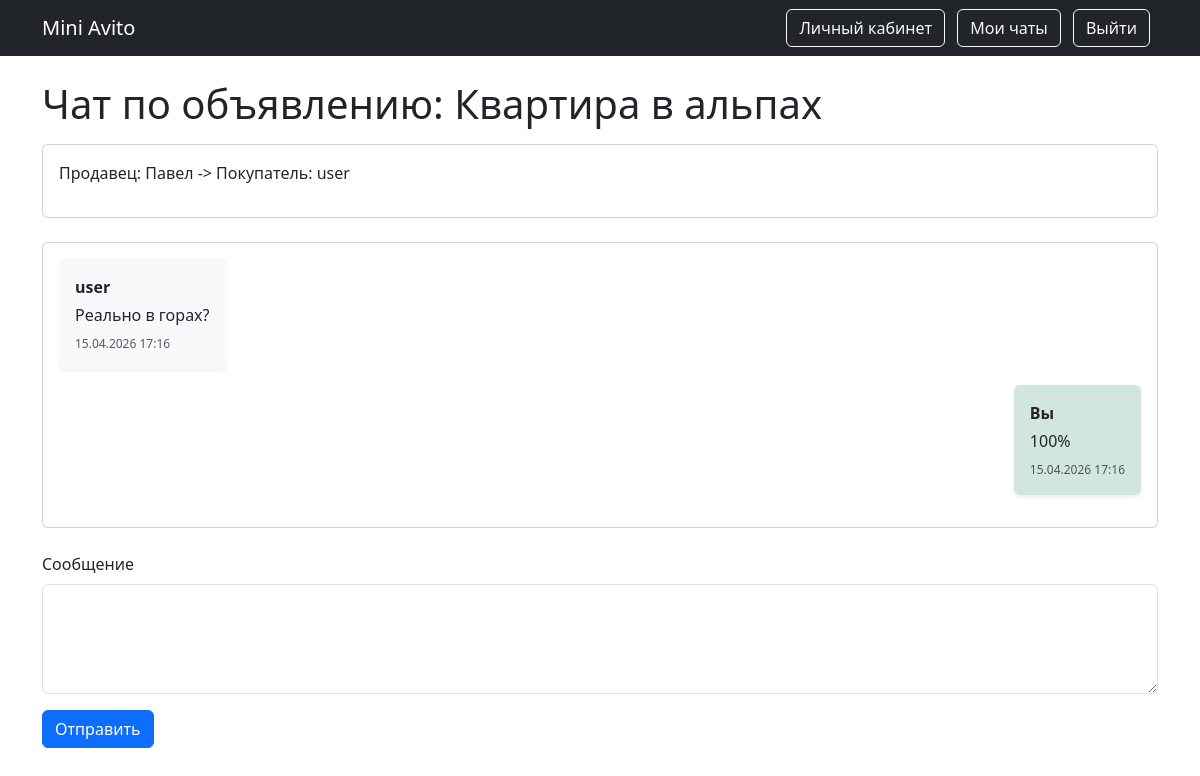
/chat/2 (signed in), run on an earlier commit of the app's database.
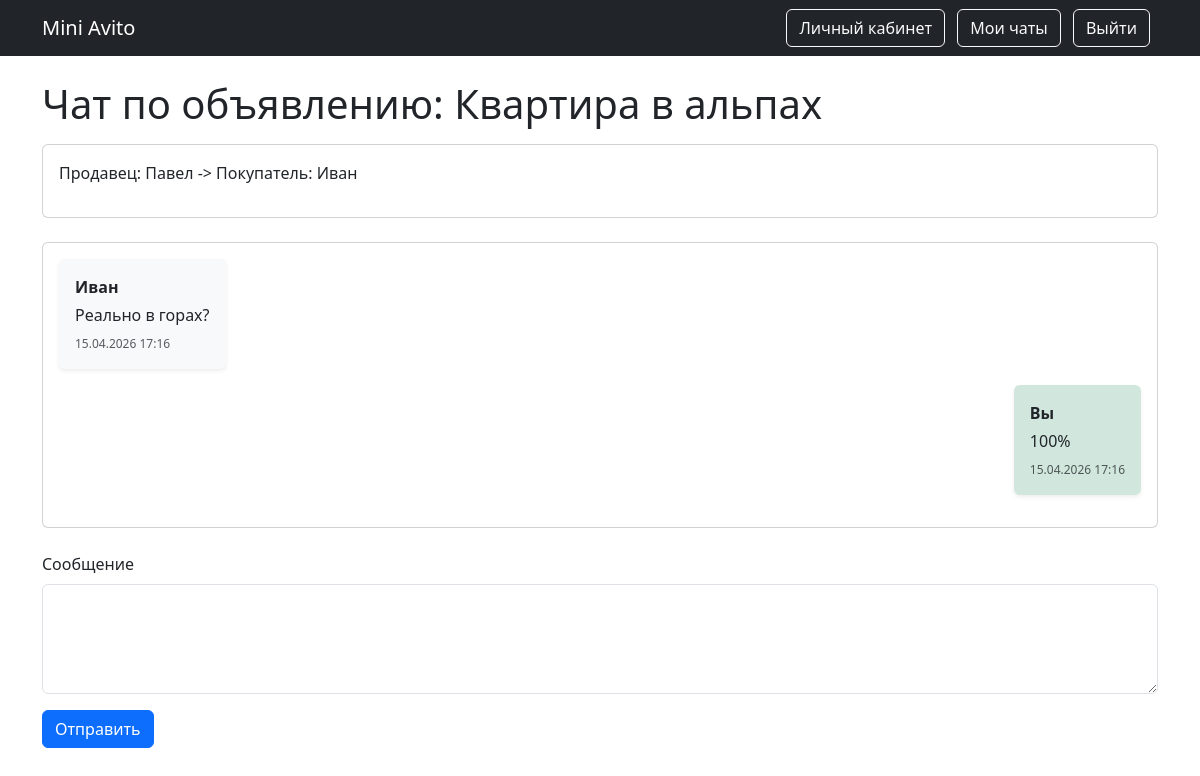
And on a later commit of the database.
### data/models.py (models this page shows, shortened)
class User(SqlAlchemyBase, UserMixin, SerializerMixin):
    __tablename__ = 'users'
    id = sqlalchemy.Column(
        sqlalchemy.Integer, primary_key=True, autoincrement=True
    )
    surname = sqlalchemy.Column(sqlalchemy.String, nullable=False)
    name = sqlalchemy.Column(sqlalchemy.String, nullable=False)
    city = sqlalchemy.Column(sqlalchemy.String, nullable=False)
    phone = sqlalchemy.Column(sqlalchemy.String, nullable=True)
    address = sqlalchemy.Column(sqlalchemy.String, nullable=True)
    email = sqlalchemy.Column(sqlalchemy.String, unique=True, nullable=False)
    hashed_password = sqlalchemy.Column(sqlalchemy.String, nullable=False)
    modified_date = sqlalchemy.Column(
        sqlalchemy.DateTime, default=datetime.datetime.now
    )
    goods = orm.relationship("Goods", back_populates='user')
    seller_chat = orm.relationship(
        "Chats", back_populates='seller', foreign_keys="Chats.seller_id"
    )
    buyer_chat = orm.relationship(
        "Chats", back_populates='buyer', foreign_keys="Chats.buyer_id"
    )
    messages = orm.relationship("Messages", back_populates='user')

class Messages(SqlAlchemyBase, SerializerMixin):
    __tablename__ = 'messages'
    id = sqlalchemy.Column(
        sqlalchemy.Integer, primary_key=True, autoincrement=True
    )
    user_id = sqlalchemy.Column(
        sqlalchemy.Integer, sqlalchemy.ForeignKey("users.id"), nullable=False
    )
    chat_id = sqlalchemy.Column(
        sqlalchemy.Integer, sqlalchemy.ForeignKey("chats.id"), nullable=False
    )
    message = sqlalchemy.Column(sqlalchemy.Text, nullable=False)
    created_date = sqlalchemy.Column(
        sqlalchemy.DateTime, default=datetime.datetime.now
    )
    user = orm.relationship('User', back_populates='messages')
    chats = orm.relationship('Chats', back_populates='messages')

### main.py (the view, shortened to what this page needs)
@app.route('/chat/<int:chat_id>', methods=['GET', 'POST'])
@login_required
def show_chat(chat_id):
    db_sess = db_session.create_session()
    form = MessageForm()
    chat = db_sess.query(Chats).filter(Chats.id == chat_id).first()
    if not chat or current_user.id not in [chat.buyer_id, chat.seller_id]:
        return redirect("/")
    messages = db_sess.query(Messages).filter(
        Messages.chat_id == chat.id
    ).order_by(Messages.created_date.asc()).all()
    return render_template(
        "chat.html",
        title="Чат",
        chat=chat,
        messages=messages,
        form=form
    )

### data/forms.py
class MessageForm(FlaskForm):
    text = TextAreaField(
        'Сообщение', validators=[DataRequired(), Length(min=1, max=2000)]
    )
    submit = SubmitField('Отправить')

### db/db_session.py (called while the page is built)
def create_session() -> Session:
    return __factory()

### main.py (called while the page is built)
@login_manager.user_loader
def load_user(user_id):
    db_sess = db_session.create_session()
    return db_sess.get(User, user_id)

### templates/chat.html (shortened to what this page needs)
{% extends "base.html" %}
{% block content %}
<h1 class="mb-3">Чат по объявлению: {{chat.good.title}}</h1>
<div class="card mb-4">
    <div class="card-body">
        <p>Продавец: {{chat.seller.name}} -> Покупатель: {{chat.buyer.name}}</p>
    </div>
</div>
<div class="card mb-4">
    <div class="card-body">
        {% if messages %}
            {% for msg in messages %}
                <div class="d-flex mb-3 {% if msg.user_id == current_user.id %}justify-content-end{% else %}justify-content-start{% endif %}">
                    <div class="p-3 rounded shadow-sm"
                        style="
                            max-width: 70%;
                            {% if msg.user_id == current_user.id %}
                                background-color: #d1e7dd;
                            {% else %}
                                background-color: #f8f9fa;
                            {% endif %}
                        ">
                        <div class="mb-1">
                            <strong>
                            {% if msg.user_id == current_user.id %}
                                Вы
                            {% else %}
                                {{msg.user.name}}
                            {% endif %}
                            </strong>
                        </div>
                        <div>
                            {{msg.message}}
                        </div>
                        <div class="mt-2 text-muted" style="font-size: 12px;">
                            {{msg.created_date.strftime('%d.%m.%Y %H:%M')}}
                        </div>
                    </div>
                </div>
            {% endfor %}
        {% else %}
            <p class="text muted">Сообщений пока нет</p>
        {% endif %}
    </div>
</div>
<form action="" method="post">
    <div class="mb-3">
        {{form.text.label(class="form-label")}}
        {{form.text(class="form-control", rows=4)}}
    </div>
    <p>{{ form.submit(type="submit", class="btn btn-primary") }}</p>
</form>
{% endblock %}

What changed in the data, as far as the page shows it:
changed User: buyer.name "user" → "Иван"
changed through a linked row, Messages "Реально в горах?": user.name "user" → "Иван"
